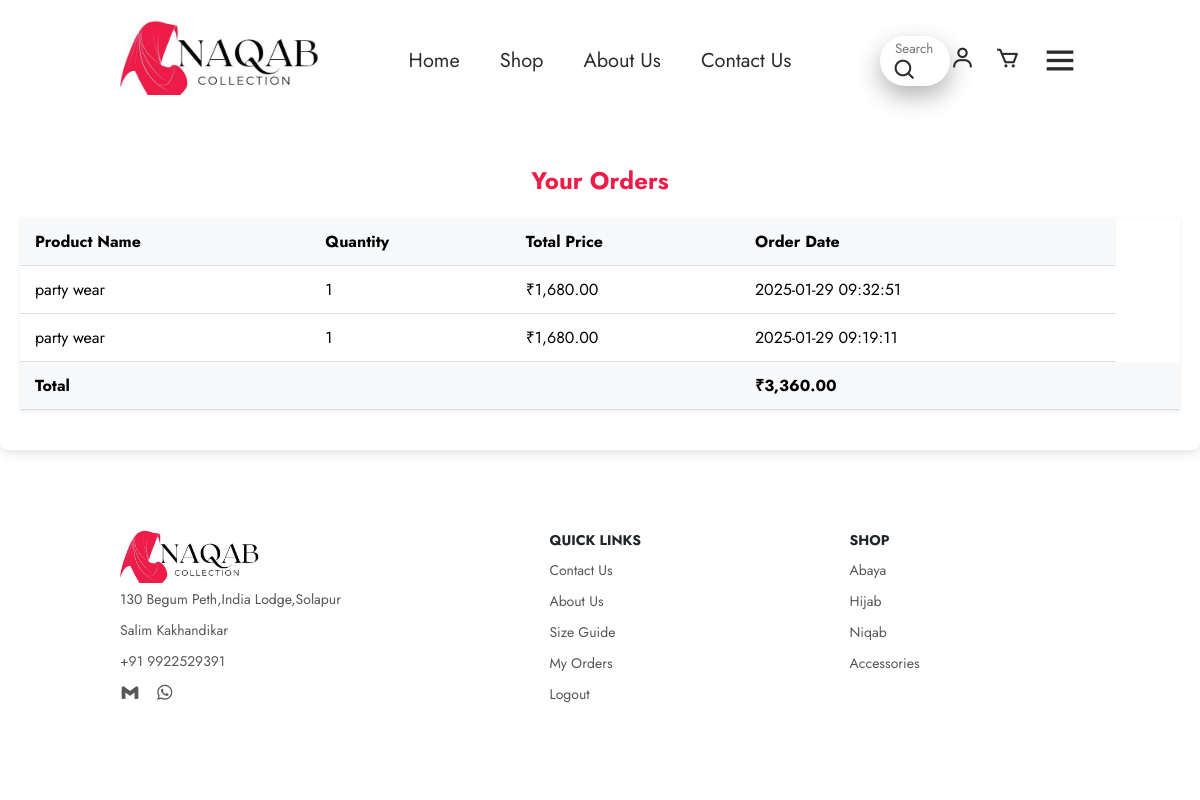
The app's page /myorder.php (signed in) with its own data.
### tables this page shows
CREATE TABLE `orders` (
  `id` int(11) NOT NULL,
  `product_id` int(11) DEFAULT NULL,
  `customer_id` int(11) DEFAULT NULL,
  `product_name` varchar(255) DEFAULT NULL,
  `quantity` int(11) DEFAULT NULL,
  `total_amount` decimal(10,2) DEFAULT NULL,
  `address` text DEFAULT NULL,
  `pincode` varchar(10) DEFAULT NULL,
  `state` varchar(100) DEFAULT NULL,
  `order_date` timestamp NOT NULL DEFAULT current_timestamp()
);

### myorder.php (the view, shortened to what this page needs)
<?php
$user_id = $_SESSION['user_id'];
include 'header.php';
?>
<link rel="stylesheet" href="https://cdn.jsdelivr.net/npm/bootstrap-icons/font/bootstrap-icons.css">
<link rel="stylesheet" href="https://cdn.jsdelivr.net/npm/sweetalert2@11/dist/sweetalert2.min.css">
<div class="container"><br>
    <h2>Your Orders</h2>
    <table id="cartTable" class="table table-bordered">
        <thead>
            <tr>
                <th>Product Name</th>
                <th>Quantity</th>
                <th>Total Price</th>
                <th>Order Date</th>
            </tr>
        </thead>
        <tbody>
            <?php
            $orders_query = "SELECT * FROM orders
                           WHERE customer_id = ?
                           ORDER BY order_date DESC";
            $orders_stmt = $conn->prepare($orders_query);
            $orders_stmt->bind_param("i", $user_id);
            $orders_stmt->execute();
            $orders_result = $orders_stmt->get_result();
            $total = 0;
            if ($orders_result->num_rows > 0) {
                while ($order = $orders_result->fetch_assoc()) {
                    $total += $order['total_amount'];
            ?>
                    <tr>
                        <td><?php echo htmlspecialchars($order['product_name']); ?></td>
                        <td><?php echo number_format($order['quantity']); ?></td>
                        <td>₹<?php echo number_format($order['total_amount'], 2); ?></td>
                        <td><?php echo $order['order_date']; ?></td>
                    </tr>
            <?php
                }
            } else {
                echo "<tr><td colspan='4' class='text-center'>You haven't placed any orders yet</td></tr>";
            }
            ?>
        </tbody>
        <tfoot>
            <tr>
                <th>Total</th><th></th><th></th>
                <th colspan='3'>₹<?php echo number_format($total, 2); ?></th>
                <th></th>
            </tr>
        </tfoot>
    </table>
</div>
<?php
include 'footer.php';
?>

### style.css (style rules this page uses)
* { margin: 0; padding: 0%; box-sizing: border-box; scroll-behavior: smooth; font-family: 'Jost',sans-serif; list-style: none; text-decoration: none; }
.container { max-width: 1200px; margin: 20px auto; padding:120px 20px 20px; background: #fff; border-radius: 8px; box-shadow: 0 4px 10px rgba(0, 0, 0, 0.1); }
.container h1, h2 { text-align: center; color: #ee1c47; margin-bottom: 15px; }
#cartTable { width: 100%; border-collapse: collapse; margin: 20px 0; background: white; box-shadow: 0 1px 3px rgba(0, 0, 0, 0.1); }
#cartTable th, #cartTable td { padding: 12px 15px; text-align: left; border-bottom: 1px solid #ddd; }
#cartTable th { background-color: #f8f9fa; font-weight: bold; }

### records on screen
orders: product_name "party wear", quantity "1", total_amount "1,680.00", order_date "2025-01-29 09:32:51"
orders: product_name "party wear", quantity "1", total_amount "1,680.00", order_date "2025-01-29 09:19:11"

### other values on screen
$total "3,360.00"
